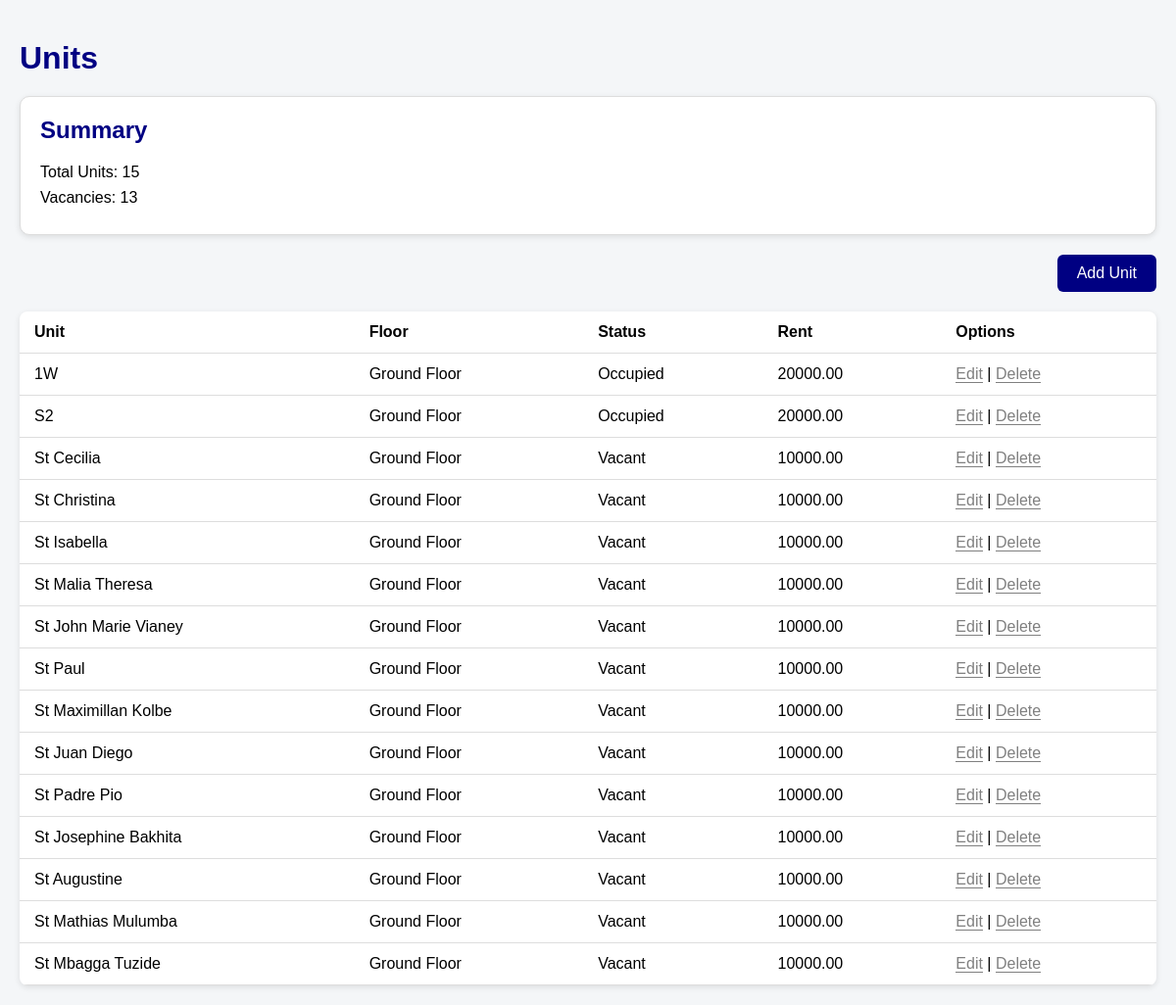
Page /Caretaker/Units.php (signed in) on the committed database.
### tables this page shows
CREATE TABLE `units` (
  `id` int(11) NOT NULL,
  `property` varchar(255) NOT NULL,
  `unit` varchar(50) NOT NULL,
  `status` enum('Vacant','Occupied') NOT NULL,
  `rent` decimal(10,2) NOT NULL,
  `created_at` timestamp NOT NULL DEFAULT current_timestamp(),
  `floor` varchar(50) NOT NULL DEFAULT 'Ground Floor'
);

### Caretaker/Units.php (the view, shortened to what this page needs)
<?php
$conn = new mysqli("localhost", "root", "", "Demo1");
$caretaker_id = $_SESSION['caretaker_id'];
$stmt = $conn->prepare("SELECT property FROM caretaker WHERE id = ?");
$stmt->bind_param("i", $caretaker_id);
$stmt->execute();
$stmt->bind_result($caretaker_property);
$stmt = $conn->prepare("SELECT * FROM units WHERE property = ?");
$stmt->bind_param("s", $caretaker_property);
$stmt->execute();
$result = $stmt->get_result();
$totalUnits = $result->num_rows;
$vacancies = $conn->query("SELECT COUNT(*) AS vacant_count FROM units WHERE property = '$caretaker_property' AND status = 'Vacant'")->fetch_assoc()['vacant_count'] ?? 0;
?>
<!DOCTYPE html>
<html lang="en">
<head>
    <link rel="stylesheet" href="styles.css">
    <link rel="stylesheet" href="styles.css">
</head>
<body>
<div class="container">
    <header>
        <h1>Units</h1>
    </header>
    <div class="summary">
        <h2>Summary</h2>
        <p>Total Units: <?php echo $totalUnits; ?></p>
        <p>Vacancies: <?php echo $vacancies; ?></p>
    </div>
    <button class="add-button" onclick="openAddModal()">Add Unit</button>
    <div class="table-container">
        <table>
            <thead>
                <tr>
                    <th>Unit</th>
                    <th>Floor</th>
                    <th>Status</th>
                    <th>Rent</th>
                    <th>Options</th>
                </tr>
            </thead>
            <tbody>
                <?php while($row = $result->fetch_assoc()): ?>
                <tr>
                    <td><?php echo $row['unit']; ?></td>
                    <td><?php echo $row['floor']; ?></td>
                    <td><?php echo $row['status']; ?></td>
                    <td><?php echo $row['rent']; ?></td>
                    <td>
                        <span class="action-link" onclick="openEditModal(<?php echo htmlspecialchars(json_encode($row)); ?>)">Edit</span>
                        |
                        <span class="action-link" onclick="deleteUnit(<?php echo $row['id']; ?>)">Delete</span>
                    </td>
                </tr>
                <?php endwhile; ?>
            </tbody>
        </table>
    </div>
</div>
</body>
</html>

### styles.css (style rules this page uses)
body { font-family: Arial, sans-serif; }

### Caretaker/Units.php (style rules this page uses)
body { font-family: Arial, sans-serif; background: #f4f6f8; margin: 0; padding: 0; }
.container { padding: 20px; max-width: 1200px; margin: auto; }
header h1 { margin-bottom: 20px; color: rgb(0,0,130); }
.summary { background: white; border: 1px solid #ddd; padding: 20px; border-radius: 10px; margin-bottom: 20px; box-shadow: 0 2px 6px rgba(0,0,0,0.1); }
.summary h2 { margin-top: 0; color: rgb(0,0,130); }
.summary p { font-size: 16px; margin: 8px 0; }
.add-button { background-color: rgb(0,0,130); color: white; border: none; padding: 10px 20px; font-size: 16px; border-radius: 6px; cursor: pointer; margin-bottom: 20px; float: right; }
.table-container table { width: 100%; border-collapse: collapse; background: white; box-shadow: 0 2px 6px rgba(0,0,0,0.1); border-radius: 8px; overflow: hidden; }
.table-container th, .table-container td { padding: 12px 15px; text-align: left; border-bottom: 1px solid #ddd; }
.action-link { color: grey; text-decoration: none; border-bottom: 1px solid grey; cursor: pointer; }

### rows in the picture
units: unit "1W", floor "Ground Floor", status "Occupied", rent "20000.00"
units: unit "S2", floor "Ground Floor", status "Occupied", rent "20000.00"
units: unit "St Cecilia", floor "Ground Floor", status "Vacant", rent "10000.00"
units: unit "St Christina", floor "Ground Floor", status "Vacant", rent "10000.00"
units: unit "St Isabella", floor "Ground Floor", status "Vacant", rent "10000.00"
units: unit "St Malia Theresa", floor "Ground Floor", status "Vacant", rent "10000.00"
units: unit "St John Marie Vianey", floor "Ground Floor", status "Vacant", rent "10000.00"
units: unit "St Paul", floor "Ground Floor", status "Vacant", rent "10000.00"
units: unit "St Maximillan Kolbe", floor "Ground Floor", status "Vacant", rent "10000.00"
units: unit "St Juan Diego", floor "Ground Floor", status "Vacant", rent "10000.00"
units: unit "St Padre Pio", floor "Ground Floor", status "Vacant", rent "10000.00"
units: unit "St Josephine Bakhita", floor "Ground Floor", status "Vacant", rent "10000.00"
units: unit "St Augustine", floor "Ground Floor", status "Vacant", rent "10000.00"
units: unit "St Mathias Mulumba", floor "Ground Floor", status "Vacant", rent "10000.00"
units: unit "St Mbagga Tuzide", floor "Ground Floor", status "Vacant", rent "10000.00"

### other values in the picture
$totalUnits "15"
$vacancies "13"
